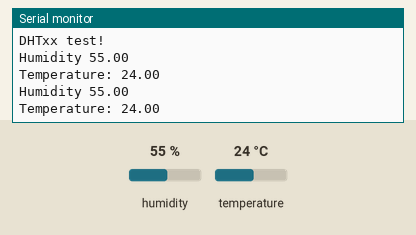
This sketch was run on a simulated Arduino Uno, built with avr-gcc and run on an emulated ATmega328P. Parts: the last lines printed to the serial monitor. Inputs (shaded band) come from the test bench; at power-on: humidity 55 %, temperature 24 °C.

Above: at 4.8 s.
4.9 s: humidity set to 22 %
At 6.9 s:
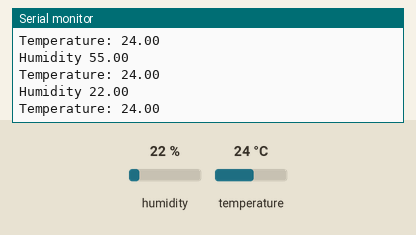
7.9 s: temperature set to 12 °C
At 9.3 s:
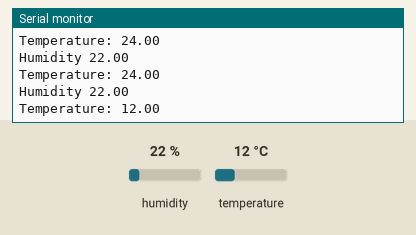
10.9 s: humidity set to 40 %
At 12.9 s:
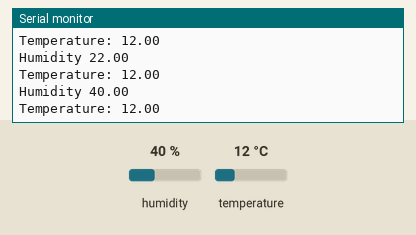
Timing chart, 0 to 14.4 s (numbered marks = the images above; inputs shaded):
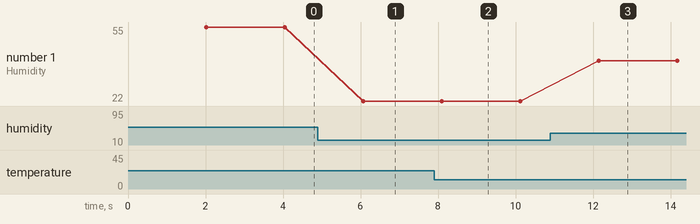

Measured:
- after the input at 4.9 s, the serial monitor: prints a new line after 1.2 s (image 1)
- after the input at 7.9 s, the serial monitor: prints a new line after 0.21 s (image 2)
- after the input at 10.9 s, the serial monitor: prints a new line after 1.2 s (image 3)
- plotted number 1: 55 → 22 after the input at 4.9 s, 22 → 40 after the input at 10.9 s

The sketch:

Temperature_and_Humidity.ino
```cpp
#include "DHT.h"

#define DHTPIN 13
#define DHTTYPE DHT11
DHT dht(DHTPIN, DHTTYPE);
void setup() {
  // put your setup code here, to run once:
  Serial.begin(9600);
  Serial.println(F("DHTxx test!"));
  dht.begin();
}

void loop() {
  // put your main code here, to run repeatedly:
  delay(2000);

  float h = dht.readHumidity();
  float t = dht.readTemperature();

  Serial.print("Humidity ");
  Serial.println(h);
  Serial.print("Temperature: ");
  Serial.println(t);
}
```
